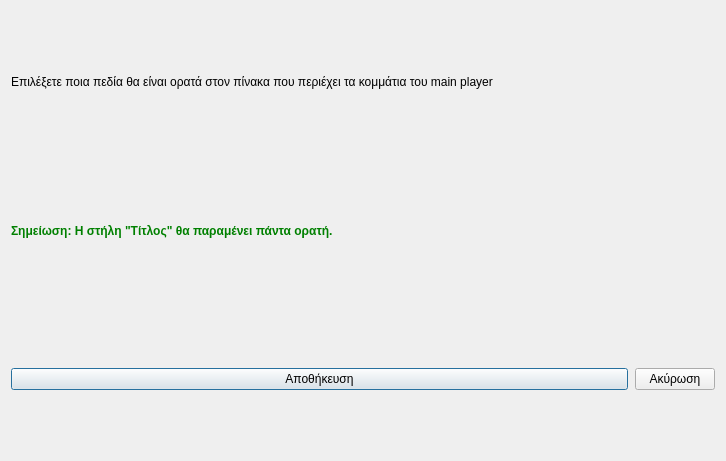
<?xml version="1.0" encoding="UTF-8"?>
<ui version="4.0">
 <class>Dialog</class>
 <widget class="QDialog" name="Dialog">
  <property name="geometry">
   <rect>
    <x>0</x>
    <y>0</y>
    <width>726</width>
    <height>461</height>
   </rect>
  </property>
  <property name="windowTitle">
   <string>Ορατα πεδία λίστας αναπαραγωγής</string>
  </property>
  <property name="windowIcon">
   <iconset resource="../../icons.qrc">
    <normaloff>:/rest-windows/assets/images/rest-windows/show-fields.png</normaloff>:/rest-windows/assets/images/rest-windows/show-fields.png</iconset>
  </property>
  <layout class="QGridLayout" name="gridLayout_2">
   <item row="2" column="0">
    <widget class="QFrame" name="frame_4">
     <property name="styleSheet">
      <string notr="true">QFrame{border:none;}</string>
     </property>
     <property name="frameShape">
      <enum>QFrame::StyledPanel</enum>
     </property>
     <property name="frameShadow">
      <enum>QFrame::Raised</enum>
     </property>
     <layout class="QHBoxLayout" name="horizontalLayout_2">
      <property name="spacing">
       <number>7</number>
      </property>
      <property name="leftMargin">
       <number>0</number>
      </property>
      <property name="topMargin">
       <number>0</number>
      </property>
      <property name="rightMargin">
       <number>0</number>
      </property>
      <property name="bottomMargin">
       <number>0</number>
      </property>
      <item>
       <widget class="QPushButton" name="save">
        <property name="sizePolicy">
         <sizepolicy hsizetype="Expanding" vsizetype="Maximum">
          <horstretch>0</horstretch>
          <verstretch>0</verstretch>
         </sizepolicy>
        </property>
        <property name="minimumSize">
         <size>
          <width>0</width>
          <height>0</height>
         </size>
        </property>
        <property name="text">
         <string>Αποθήκευση</string>
        </property>
        <property name="icon">
         <iconset resource="../../icons.qrc">
          <normaloff>:/rest-windows/assets/images/rest-windows/save.png</normaloff>:/rest-windows/assets/images/rest-windows/save.png</iconset>
        </property>
       </widget>
      </item>
      <item>
       <widget class="QPushButton" name="cancel">
        <property name="sizePolicy">
         <sizepolicy hsizetype="Minimum" vsizetype="Maximum">
          <horstretch>0</horstretch>
          <verstretch>0</verstretch>
         </sizepolicy>
        </property>
        <property name="minimumSize">
         <size>
          <width>0</width>
          <height>0</height>
         </size>
        </property>
        <property name="text">
         <string>Ακύρωση</string>
        </property>
       </widget>
      </item>
     </layout>
    </widget>
   </item>
   <item row="0" column="0">
    <widget class="QLabel" name="label">
     <property name="text">
      <string>Επιλέξετε ποια πεδία θα είναι ορατά στον πίνακα που περιέχει τα κομμάτια του main player</string>
     </property>
    </widget>
   </item>
   <item row="1" column="0">
    <widget class="QLabel" name="label_2">
     <property name="styleSheet">
      <string notr="true">QLabel{font-weight:bold;color:green;}</string>
     </property>
     <property name="text">
      <string>Σημείωση: Η στήλη &quot;Τίτλος&quot; θα παραμένει πάντα ορατή.</string>
     </property>
    </widget>
   </item>
  </layout>
 </widget>
 <tabstops>
  <tabstop>save</tabstop>
  <tabstop>cancel</tabstop>
 </tabstops>
 <resources>
  <include location="../../icons.qrc"/>
 </resources>
 <connections/>
</ui>
